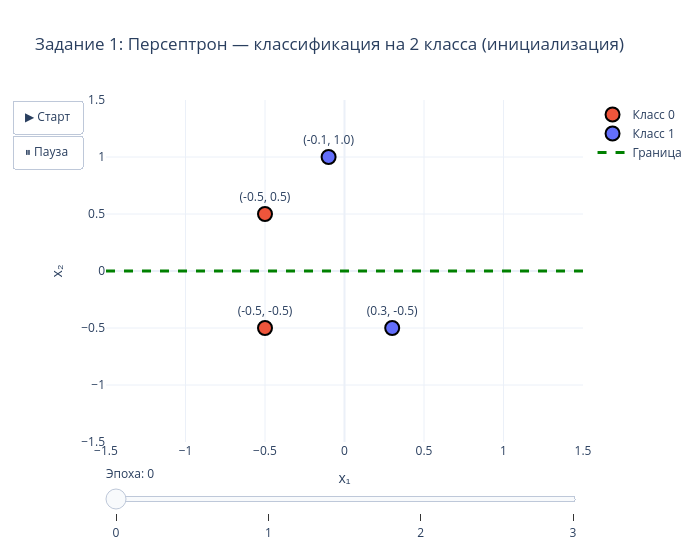

Notebook cell for this chart:
### Markdown cell above
### Визуализация: входные точки и разделяющая граница

### Code cell
fig = go.Figure()

colors = ['#EF553B', '#636EFA']
class_names = ['Класс 0', 'Класс 1']

for cls in [0, 1]:
    mask = t == cls
    fig.add_trace(go.Scatter(
        x=X[mask, 0], y=X[mask, 1],
        mode='markers+text',
        marker=dict(size=14, color=colors[cls], line=dict(width=2, color='black')),
        text=[f'({x[0]}, {x[1]})' for x in X[mask]],
        textposition='top center',
        name=class_names[cls]
    ))

x_line = np.linspace(-1.5, 1.5, 100)

def decision_boundary_xy(weights, bias, y_limits=(-2, 2)):
    if abs(weights[1]) > 1e-9:
        return x_line, -(weights[0] * x_line + bias) / weights[1]
    if abs(weights[0]) > 1e-9:
        x_val = -bias / weights[0]
        return np.array([x_val, x_val]), np.array(y_limits)
    return x_line, np.zeros_like(x_line)

x0, y0 = decision_boundary_xy(perc1.weights_history[0], perc1.bias_history[0])
fig.add_trace(go.Scatter(
    x=x0, y=y0,
    mode='lines',
    line=dict(color='green', width=3, dash='dash'),
    name='Граница'
))

frames = []
for epoch_idx, (w_f, b_f) in enumerate(zip(perc1.weights_history, perc1.bias_history)):
    x_f, y_f = decision_boundary_xy(w_f, b_f)
    subtitle = 'инициализация' if epoch_idx == 0 else f'эпоха {epoch_idx}, ошибок: {perc1.errors_per_epoch[epoch_idx - 1]}'
    frames.append(go.Frame(
        data=[go.Scatter(x=x_f, y=y_f)],
        traces=[2],
        name=str(epoch_idx),
        layout=go.Layout(title=f'Задание 1: Персептрон — классификация на 2 класса ({subtitle})')
    ))

fig.frames = frames

fig.update_layout(
    title='Задание 1: Персептрон — классификация на 2 класса (инициализация)',
    xaxis_title='x₁', yaxis_title='x₂',
    xaxis=dict(range=[-1.5, 1.5]),
    yaxis=dict(range=[-1.5, 1.5]),
    template='plotly_white',
    width=700, height=550,
    updatemenus=[dict(
        type='buttons',
        showactive=False,
        buttons=[
            dict(label='▶ Старт', method='animate', args=[None, dict(frame=dict(duration=700, redraw=True), fromcurrent=True)]),
            dict(label='⏸ Пауза', method='animate', args=[[None], dict(frame=dict(duration=0, redraw=False), mode='immediate')]),
        ]
    )],
    sliders=[dict(
        active=0,
        currentvalue=dict(prefix='Эпоха: '),
        steps=[
            dict(
                method='animate',
                args=[[str(i)], dict(frame=dict(duration=0, redraw=True), mode='immediate')],
                label=str(i)
            )
            for i in range(len(frames))
        ]
    )]
)
fig.write_html('report/outputs/task1_decision_boundary.html')
fig.show()

### Figure 1 — Plotly figure (JSON) as saved in the notebook; plotly's stock layout.template omitted (floating-point values rounded to 4 significant figures)
{"data": [{"marker": {"color": "#EF553B", "line": {"color": "black", "width": 2}, "size": 14}, "mode": "markers+text", "name": "Класс 0", "text": ["(-0.5, -0.5)", "(-0.5, 0.5)"], "textposition": "top center", "type": "scatter", "x": [-0.5, -0.5], "y": [-0.5, 0.5]}, {"marker": {"color": "#636EFA", "line": {"color": "black", "width": 2}, "size": 14}, "mode": "markers+text", "name": "Класс 1", "text": ["(0.3, -0.5)", "(-0.1, 1.0)"], "textposition": "top center", "type": "scatter", "x": [0.3, -0.1], "y": [-0.5, 1.0]}, {"line": {"color": "green", "dash": "dash", "width": 3}, "mode": "lines", "name": "Граница", "type": "scatter", "x": [-1.5, -1.47, -1.439, -1.409, -1.379, -1.348, -1.318, -1.288, -1.258, -1.227, -1.197, -1.167, -1.136, -1.106, -1.076, -1.045, -1.015, -0.9848, -0.9545, -0.9242, -0.8939, -0.8636, -0.8333, -0.803, -0.7727, -0.7424, -0.7121, -0.6818, -0.6515, -0.6212, -0.5909, -0.5606, -0.5303, -0.5, -0.4697, -0.4394, -0.4091, -0.3788, -0.3485, -0.3182, -0.2879, -0.2576, -0.2273, -0.197, -0.1667, -0.1364, -0.1061, -0.07576, -0.04545, -0.01515, 0.01515, 0.04545, 0.07576, 0.1061, 0.1364, 0.1667, 0.197, 0.2273, 0.2576, 0.2879, 0.3182, 0.3485, 0.3788, 0.4091, 0.4394, 0.4697, 0.5, 0.5303, 0.5606, 0.5909, 0.6212, 0.6515, 0.6818, 0.7121, 0.7424, 0.7727, 0.803, 0.8333, 0.8636, 0.8939, 0.9242, 0.9545, 0.9848, 1.015, 1.045, 1.076, 1.106, 1.136, 1.167, 1.197, 1.227, 1.258, 1.288, 1.318, 1.348, 1.379, 1.409, 1.439, 1.47, 1.5], "y": [0.0, 0.0, 0.0, 0.0, 0.0, 0.0, 0.0, 0.0, 0.0, 0.0, 0.0, 0.0, 0.0, 0.0, 0.0, 0.0, 0.0, 0.0, 0.0, 0.0, 0.0, 0.0, 0.0, 0.0, 0.0, 0.0, 0.0, 0.0, 0.0, 0.0, 0.0, 0.0, 0.0, 0.0, 0.0, 0.0, 0.0, 0.0, 0.0, 0.0, 0.0, 0.0, 0.0, 0.0, 0.0, 0.0, 0.0, 0.0, 0.0, 0.0, 0.0, 0.0, 0.0, 0.0, 0.0, 0.0, 0.0, 0.0, 0.0, 0.0, 0.0, 0.0, 0.0, 0.0, 0.0, 0.0, 0.0, 0.0, 0.0, 0.0, 0.0, 0.0, 0.0, 0.0, 0.0, 0.0, 0.0, 0.0, 0.0, 0.0, 0.0, 0.0, 0.0, 0.0, 0.0, 0.0, 0.0, 0.0, 0.0, 0.0, 0.0, 0.0, 0.0, 0.0, 0.0, 0.0, 0.0, 0.0, 0.0, 0.0]}], "layout": {"height": 550, "sliders": [{"active": 0, "currentvalue": {"prefix": "Эпоха: "}, "steps": [{"args": [["0"], {"frame": {"duration": 0, "redraw": true}, "mode": "immediate"}], "label": "0", "method": "animate"}, {"args": [["1"], {"frame": {"duration": 0, "redraw": true}, "mode": "immediate"}], "label": "1", "method": "animate"}, {"args": [["2"], {"frame": {"duration": 0, "redraw": true}, "mode": "immediate"}], "label": "2", "method": "animate"}, {"args": [["3"], {"frame": {"duration": 0, "redraw": true}, "mode": "immediate"}], "label": "3", "method": "animate"}]}], "title": {"text": "Задание 1: Персептрон — классификация на 2 класса (инициализация)"}, "updatemenus": [{"buttons": [{"args": [null, {"frame": {"duration": 700, "redraw": true}, "fromcurrent": true}], "label": "▶ Старт", "method": "animate"}, {"args": [[null], {"frame": {"duration": 0, "redraw": false}, "mode": "immediate"}], "label": "⏸ Пауза", "method": "animate"}], "showactive": false, "type": "buttons"}], "width": 700, "xaxis": {"range": [-1.5, 1.5], "title": {"text": "x₁"}}, "yaxis": {"range": [-1.5, 1.5], "title": {"text": "x₂"}}}}
